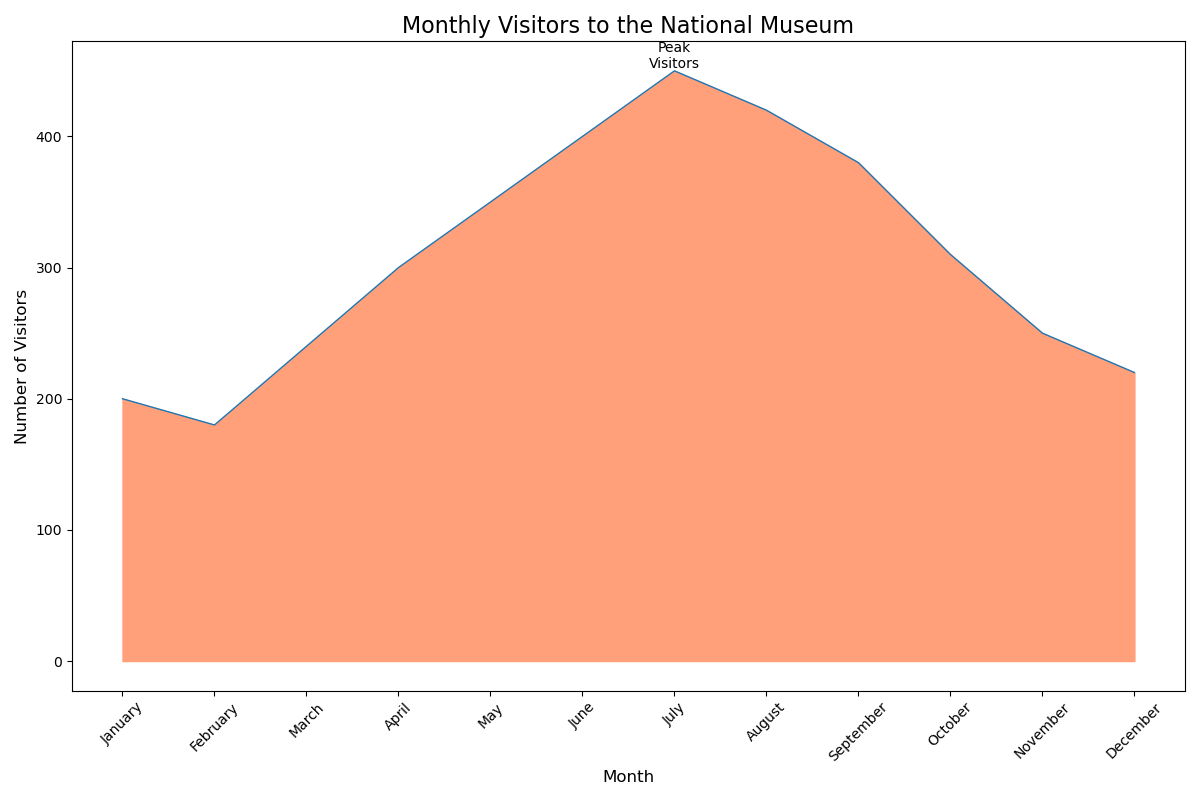

Recreate this plot in Python.

import pandas as pd
import seaborn as sns
import matplotlib.pyplot as plt

# Data
data = {
    'Month': ['January', 'February', 'March', 'April', 'May', 'June', 'July', 'August', 'September', 'October', 'November', 'December'],
    'Visitors': [200, 180, 240, 300, 350, 400, 450, 420, 380, 310, 250, 220]
}
df = pd.DataFrame(data)

# Set the figure size
plt.figure(figsize=(12, 8))

# Create an area chart
sns.lineplot(data=df, x='Month', y='Visitors', sort=False, lw=1)
plt.fill_between(df.Month, df.Visitors, color="#FFA07A")

# Assign annotation
plt.text(df.Month[df.Visitors.idxmax()], df.Visitors.max(), 'Peak\nVisitors', horizontalalignment='center', verticalalignment='bottom', fontsize=10, color='black')

# Customize the plot with title, labels and limit
plt.title('Monthly Visitors to the National Museum', fontsize=16)
plt.xlabel('Month', fontsize=12)
plt.ylabel('Number of Visitors', fontsize=12)

# Customize x-axis
plt.xticks(rotation=45)

# Show the plot
plt.tight_layout()
plt.show()
